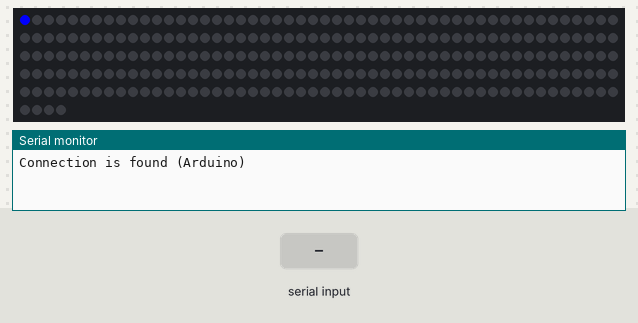
The sketch below on a simulated Arduino Uno, built with avr-gcc and run on an emulated ATmega328P. On the bench: 254 RGB LEDs in strip order, left to right, continuing on the next row, the last lines printed to the serial monitor. The inputs (shaded band) are chosen by the test bench.

Above: at 4.2 s.
4.3 s: "90,45\n" received over Serial
At 4.6 s:
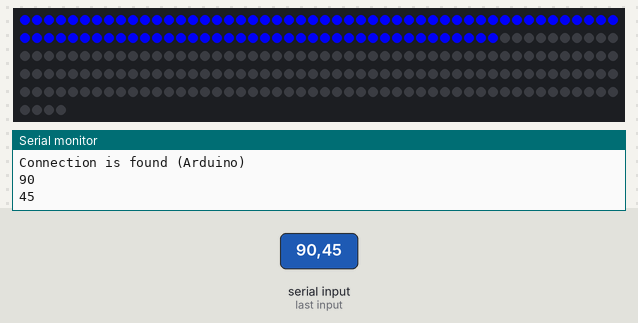
5.8 s: "30,150\n" received over Serial
At 6.6 s:
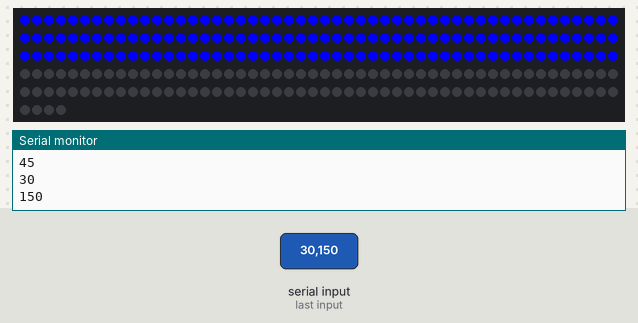
Timing chart, 0 to 8.8 s (numbered marks = the images above; inputs shaded):
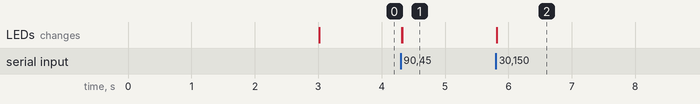

The sketch:

AudioVolumeVisualizer.ino
```cpp
#include "FastLED.h"
FASTLED_USING_NAMESPACE
#if FASTLED_VERSION < 3001000
#error "Requires FastLED 3.1 or later; check github for latest code."
#endif

#define DATA_PIN1   8
#define LED_TYPE    WS2811
#define COLOR_ORDER GRB
#define NUM_LEDS1    254
CRGB leds[NUM_LEDS1];
int ledsOn = 1;
int FPS = 300;
float vol = 0.0;
void setup() {
  delay(3000);
  Serial.begin(115200);
  Serial.setTimeout(5000);
  FastLED.addLeds<LED_TYPE, DATA_PIN1, COLOR_ORDER>(leds, NUM_LEDS1).setCorrection(TypicalLEDStrip);
  Serial.println("Connection is found (Arduino)");
}

void loop() {
  if (Serial.available() > 0){
    ledsOn = (int) (Serial.parseInt());
    Serial.println(ledsOn);
    Serial.flush();
  }

  fadeToBlackBy(leds, NUM_LEDS1, 30);
  fill_solid(leds, ledsOn, CRGB::Blue);
  //FastLED.delay(1000/FPS);
  FastLED.show();
}
```

Measured:
- after the input at 4.3 s, the LEDs: first change at once (image 1 shows a later state)
